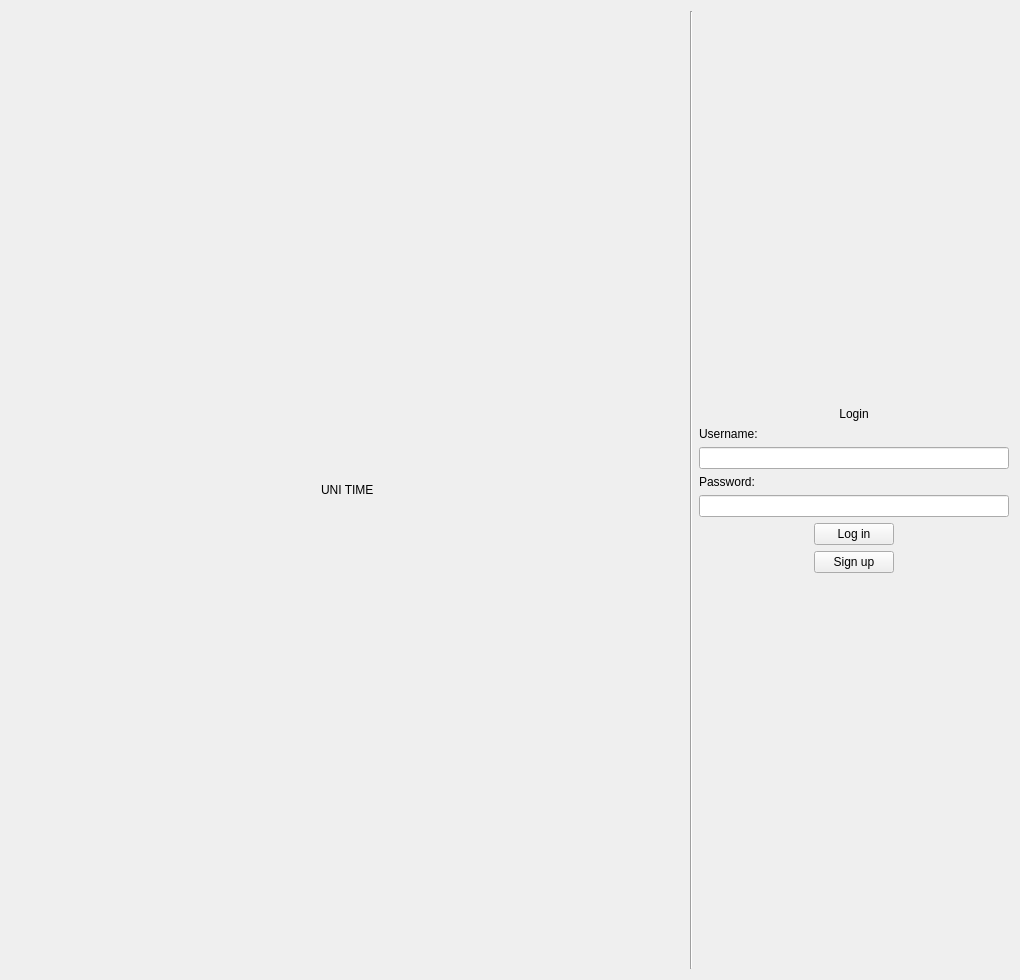
<?xml version="1.0" encoding="UTF-8"?>
<ui version="4.0">
 <class>Form</class>
 <widget class="QWidget" name="Form">
  <property name="geometry">
   <rect>
    <x>0</x>
    <y>0</y>
    <width>1020</width>
    <height>980</height>
   </rect>
  </property>
  <property name="windowTitle">
   <string>Form</string>
  </property>
  <layout class="QHBoxLayout" name="horizontalLayout">
   <item>
    <spacer name="horizontalSpacer_2">
     <property name="orientation">
      <enum>Qt::Orientation::Horizontal</enum>
     </property>
     <property name="sizeHint" stdset="0">
      <size>
       <width>40</width>
       <height>20</height>
      </size>
     </property>
    </spacer>
   </item>
   <item>
    <widget class="QLabel" name="mainLabel">
     <property name="layoutDirection">
      <enum>Qt::LayoutDirection::LeftToRight</enum>
     </property>
     <property name="text">
      <string>UNI TIME</string>
     </property>
    </widget>
   </item>
   <item>
    <spacer name="horizontalSpacer">
     <property name="orientation">
      <enum>Qt::Orientation::Horizontal</enum>
     </property>
     <property name="sizeHint" stdset="0">
      <size>
       <width>40</width>
       <height>20</height>
      </size>
     </property>
    </spacer>
   </item>
   <item>
    <widget class="Line" name="line">
     <property name="orientation">
      <enum>Qt::Orientation::Vertical</enum>
     </property>
    </widget>
   </item>
   <item>
    <layout class="QVBoxLayout" name="verticalLayout">
     <item>
      <spacer name="verticalSpacer_2">
       <property name="orientation">
        <enum>Qt::Orientation::Vertical</enum>
       </property>
       <property name="sizeHint" stdset="0">
        <size>
         <width>20</width>
         <height>40</height>
        </size>
       </property>
      </spacer>
     </item>
     <item>
      <widget class="QLabel" name="loginLabel">
       <property name="text">
        <string>Login</string>
       </property>
       <property name="alignment">
        <set>Qt::AlignmentFlag::AlignCenter</set>
       </property>
      </widget>
     </item>
     <item>
      <widget class="QLabel" name="userLabel">
       <property name="text">
        <string>Username:</string>
       </property>
      </widget>
     </item>
     <item>
      <widget class="QLineEdit" name="userField"/>
     </item>
     <item>
      <widget class="QLabel" name="passLabel">
       <property name="text">
        <string>Password:</string>
       </property>
      </widget>
     </item>
     <item>
      <widget class="QLineEdit" name="passField"/>
     </item>
     <item alignment="Qt::AlignmentFlag::AlignHCenter|Qt::AlignmentFlag::AlignVCenter">
      <widget class="QPushButton" name="loginButton">
       <property name="sizePolicy">
        <sizepolicy hsizetype="Expanding" vsizetype="Fixed">
         <horstretch>0</horstretch>
         <verstretch>0</verstretch>
        </sizepolicy>
       </property>
       <property name="text">
        <string>Log in</string>
       </property>
      </widget>
     </item>
     <item alignment="Qt::AlignmentFlag::AlignHCenter|Qt::AlignmentFlag::AlignVCenter">
      <widget class="QPushButton" name="signupButton">
       <property name="sizePolicy">
        <sizepolicy hsizetype="Expanding" vsizetype="Fixed">
         <horstretch>0</horstretch>
         <verstretch>0</verstretch>
        </sizepolicy>
       </property>
       <property name="text">
        <string>Sign up</string>
       </property>
      </widget>
     </item>
     <item>
      <spacer name="verticalSpacer_3">
       <property name="orientation">
        <enum>Qt::Orientation::Vertical</enum>
       </property>
       <property name="sizeHint" stdset="0">
        <size>
         <width>20</width>
         <height>40</height>
        </size>
       </property>
      </spacer>
     </item>
    </layout>
   </item>
  </layout>
 </widget>
 <resources/>
 <connections/>
</ui>
